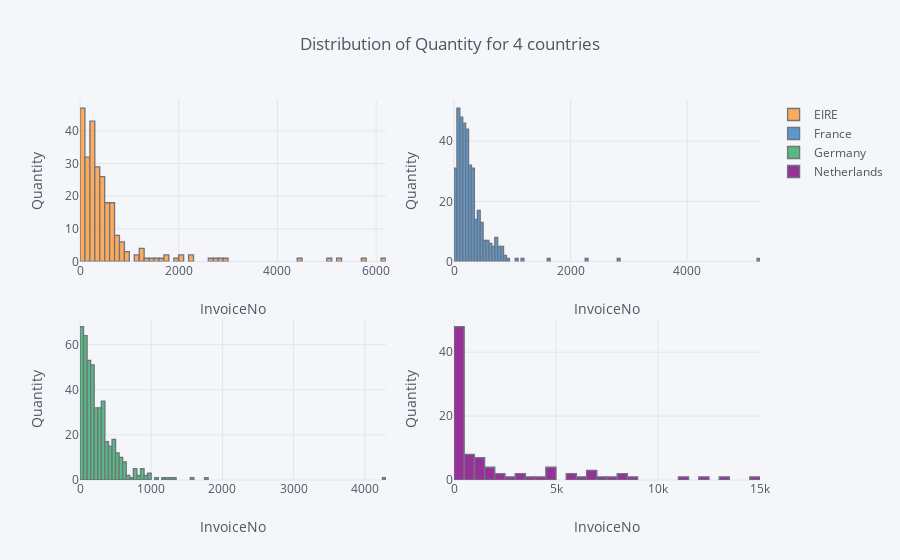

The code cell stored with this chart in its notebook:
### Code cell
qty.iplot(kind='hist',  xTitle='InvoiceNo', subplots=True,
yTitle='Quantity', title='Distribution of Quantity for 4 countries')

### Figure 1 — Plotly figure (JSON) as saved in the notebook; plotly's stock layout.template omitted (floating-point values rounded to 4 significant figures; data arrays with more than 128 entries replaced by an {"elided": "..."} marker saying what was removed)
{"data": [{"histfunc": "count", "histnorm": "", "marker": {"color": "rgba(255, 153, 51, 1.0)", "line": {"color": "#4D5663", "width": 1.3}}, "name": "EIRE", "opacity": 0.8, "orientation": "v", "type": "histogram", "uid": "99aed497-2b51-4e89-af26-391cbff8528d", "x": {"elided": "1171 int values"}, "xaxis": "x", "yaxis": "y"}, {"histfunc": "count", "histnorm": "", "marker": {"color": "rgba(55, 128, 191, 1.0)", "line": {"color": "#4D5663", "width": 1.3}}, "name": "France", "opacity": 0.8, "orientation": "v", "type": "histogram", "uid": "a0bb0d38-1c76-432c-b59c-c88f8779bdfd", "x": {"elided": "1171 int values"}, "xaxis": "x2", "yaxis": "y2"}, {"histfunc": "count", "histnorm": "", "marker": {"color": "rgba(50, 171, 96, 1.0)", "line": {"color": "#4D5663", "width": 1.3}}, "name": "Germany", "opacity": 0.8, "orientation": "v", "type": "histogram", "uid": "77162eb6-5785-43cd-a8cf-fe22d0eb4ca7", "x": {"elided": "1171 int values"}, "xaxis": "x3", "yaxis": "y3"}, {"histfunc": "count", "histnorm": "", "marker": {"color": "rgba(128, 0, 128, 1.0)", "line": {"color": "#4D5663", "width": 1.3}}, "name": "Netherlands", "opacity": 0.8, "orientation": "v", "type": "histogram", "uid": "2443f614-4391-4bfe-bb7c-6ac3b8a259b2", "x": {"elided": "1171 int values"}, "xaxis": "x4", "yaxis": "y4"}], "layout": {"barmode": "overlay", "legend": {"bgcolor": "#F5F6F9", "font": {"color": "#4D5663"}}, "paper_bgcolor": "#F5F6F9", "plot_bgcolor": "#F5F6F9", "title": {"font": {"color": "#4D5663"}, "text": "Distribution of Quantity for 4 countries"}, "xaxis": {"anchor": "y", "domain": [0, 0.45], "gridcolor": "#E1E5ED", "showgrid": true, "tickfont": {"color": "#4D5663"}, "title": {"font": {"color": "#4D5663"}, "text": "InvoiceNo"}, "zerolinecolor": "#E1E5ED"}, "xaxis2": {"anchor": "y2", "domain": [0.55, 1], "gridcolor": "#E1E5ED", "showgrid": true, "tickfont": {"color": "#4D5663"}, "title": {"font": {"color": "#4D5663"}, "text": "InvoiceNo"}, "zerolinecolor": "#E1E5ED"}, "xaxis3": {"anchor": "y3", "domain": [0, 0.45], "gridcolor": "#E1E5ED", "showgrid": true, "tickfont": {"color": "#4D5663"}, "title": {"font": {"color": "#4D5663"}, "text": "InvoiceNo"}, "zerolinecolor": "#E1E5ED"}, "xaxis4": {"anchor": "y4", "domain": [0.55, 1], "gridcolor": "#E1E5ED", "showgrid": true, "tickfont": {"color": "#4D5663"}, "title": {"font": {"color": "#4D5663"}, "text": "InvoiceNo"}, "zerolinecolor": "#E1E5ED"}, "yaxis": {"anchor": "x", "domain": [0.575, 1], "gridcolor": "#E1E5ED", "showgrid": true, "tickfont": {"color": "#4D5663"}, "title": {"font": {"color": "#4D5663"}, "text": "Quantity"}, "zerolinecolor": "#E1E5ED"}, "yaxis2": {"anchor": "x2", "domain": [0.575, 1], "gridcolor": "#E1E5ED", "showgrid": true, "tickfont": {"color": "#4D5663"}, "title": {"font": {"color": "#4D5663"}, "text": "Quantity"}, "zerolinecolor": "#E1E5ED"}, "yaxis3": {"anchor": "x3", "domain": [0, 0.425], "gridcolor": "#E1E5ED", "showgrid": true, "tickfont": {"color": "#4D5663"}, "title": {"font": {"color": "#4D5663"}, "text": "Quantity"}, "zerolinecolor": "#E1E5ED"}, "yaxis4": {"anchor": "x4", "domain": [0, 0.425], "gridcolor": "#E1E5ED", "showgrid": true, "tickfont": {"color": "#4D5663"}, "title": {"font": {"color": "#4D5663"}, "text": "Quantity"}, "zerolinecolor": "#E1E5ED"}}}
